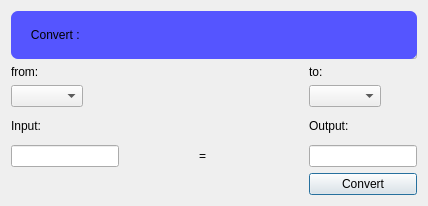
<?xml version="1.0" encoding="UTF-8"?>
<ui version="4.0">
 <class>Dialog</class>
 <widget class="QDialog" name="Dialog">
  <property name="geometry">
   <rect>
    <x>0</x>
    <y>0</y>
    <width>428</width>
    <height>206</height>
   </rect>
  </property>
  <property name="windowTitle">
   <string>Unit Convertor</string>
  </property>
  <layout class="QGridLayout" name="gridLayout_3">
   <item row="2" column="3">
    <widget class="QLabel" name="label_3">
     <property name="sizePolicy">
      <sizepolicy hsizetype="Fixed" vsizetype="Fixed">
       <horstretch>0</horstretch>
       <verstretch>0</verstretch>
      </sizepolicy>
     </property>
     <property name="text">
      <string>to:</string>
     </property>
    </widget>
   </item>
   <item row="3" column="3">
    <widget class="QComboBox" name="comboBox_2">
     <property name="sizePolicy">
      <sizepolicy hsizetype="Fixed" vsizetype="Fixed">
       <horstretch>0</horstretch>
       <verstretch>0</verstretch>
      </sizepolicy>
     </property>
    </widget>
   </item>
   <item row="6" column="2">
    <widget class="QLabel" name="label_6">
     <property name="sizePolicy">
      <sizepolicy hsizetype="Preferred" vsizetype="Fixed">
       <horstretch>0</horstretch>
       <verstretch>0</verstretch>
      </sizepolicy>
     </property>
     <property name="text">
      <string>=</string>
     </property>
    </widget>
   </item>
   <item row="3" column="0">
    <widget class="QComboBox" name="comboBox_1">
     <property name="sizePolicy">
      <sizepolicy hsizetype="Fixed" vsizetype="Fixed">
       <horstretch>0</horstretch>
       <verstretch>0</verstretch>
      </sizepolicy>
     </property>
    </widget>
   </item>
   <item row="5" column="0">
    <widget class="QLabel" name="label_4">
     <property name="text">
      <string>Input:</string>
     </property>
    </widget>
   </item>
   <item row="1" column="1" colspan="3">
    <widget class="QComboBox" name="comboBox"/>
   </item>
   <item row="2" column="0">
    <widget class="QLabel" name="label_2">
     <property name="sizePolicy">
      <sizepolicy hsizetype="Fixed" vsizetype="Fixed">
       <horstretch>0</horstretch>
       <verstretch>0</verstretch>
      </sizepolicy>
     </property>
     <property name="text">
      <string>from:</string>
     </property>
    </widget>
   </item>
   <item row="6" column="0" colspan="2">
    <widget class="QLineEdit" name="lineEdit">
     <property name="sizePolicy">
      <sizepolicy hsizetype="Fixed" vsizetype="Minimum">
       <horstretch>0</horstretch>
       <verstretch>0</verstretch>
      </sizepolicy>
     </property>
    </widget>
   </item>
   <item row="0" column="0" rowspan="2" colspan="4">
    <widget class="QLabel" name="label">
     <property name="sizePolicy">
      <sizepolicy hsizetype="Minimum" vsizetype="Ignored">
       <horstretch>0</horstretch>
       <verstretch>0</verstretch>
      </sizepolicy>
     </property>
     <property name="styleSheet">
      <string notr="true">background-color: rgb(85, 85, 255);
border-radius:7px</string>
     </property>
     <property name="text">
      <string>      Convert :</string>
     </property>
    </widget>
   </item>
   <item row="5" column="3">
    <widget class="QLabel" name="label_5">
     <property name="text">
      <string>Output:</string>
     </property>
    </widget>
   </item>
   <item row="6" column="3">
    <widget class="QLineEdit" name="lineEdit_2">
     <property name="sizePolicy">
      <sizepolicy hsizetype="Preferred" vsizetype="Minimum">
       <horstretch>0</horstretch>
       <verstretch>0</verstretch>
      </sizepolicy>
     </property>
    </widget>
   </item>
   <item row="7" column="3">
    <widget class="QPushButton" name="convertbtn">
     <property name="text">
      <string>Convert</string>
     </property>
    </widget>
   </item>
  </layout>
  <zorder>label</zorder>
  <zorder>label_2</zorder>
  <zorder>label_3</zorder>
  <zorder>label_4</zorder>
  <zorder>label_5</zorder>
  <zorder>label_6</zorder>
  <zorder>lineEdit</zorder>
  <zorder>lineEdit_2</zorder>
  <zorder>comboBox_2</zorder>
  <zorder>comboBox_1</zorder>
  <zorder>comboBox</zorder>
  <zorder>convertbtn</zorder>
 </widget>
 <resources/>
 <connections/>
</ui>
